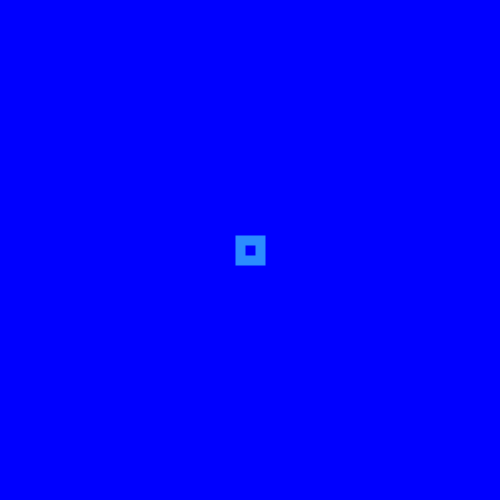
Frame 1 (no input)
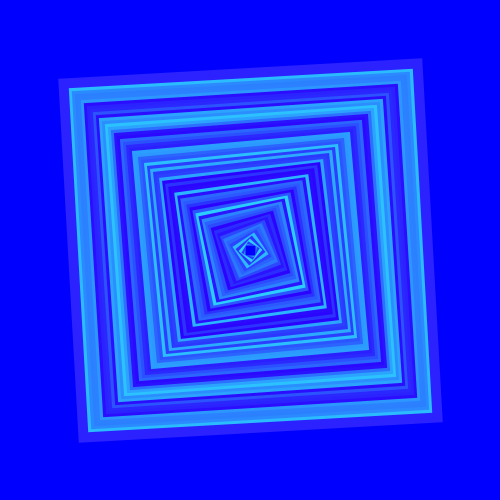
Frame 60 (the mouse pressed at the canvas centre just before this capture)
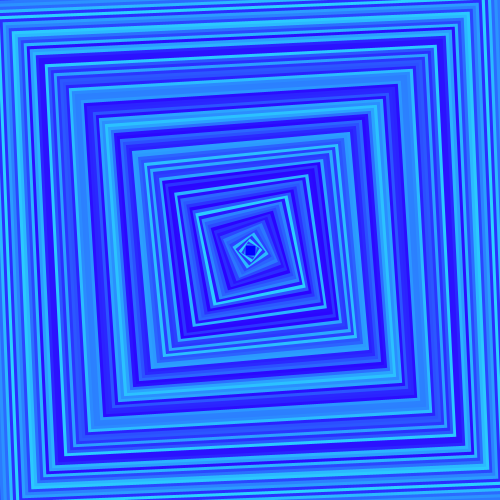
Frame 120 (the mouse held since frame 60 and released just before this capture)

The Processing sketch that drew these frames (run headless with seeded random() and noise(); from frame 60 on, the mouse is pressed at the canvas centre):

// Processing sketch: processing_31502
// ── processing_31502.pde

int x1 = 240;
int y1 = 240;
int x2 = 260;
int y2 = 240;
int x3 = 260;
int y3 = 260;
int x4 = 240;
int y4 = 260;
int z = 3;

void setup (){
  size(500,500);
  background(0,0,255);
}

void draw(){

  noFill();
  //fill(0,0,255);
  stroke(43,random(217),255);
  strokeWeight(10);
  quad(x1, y1, x2, y2, x3, y3, x4, y4);
  x1 = x1 + z;
  y1 = y1 - z;
  x2 = x2 + z;
  y2 = y2 + z;
  x3 = x3 - z;
  y3 = y3 + z;
  x4 = x4 - z;
  y4 = y4 - z;
  
}
